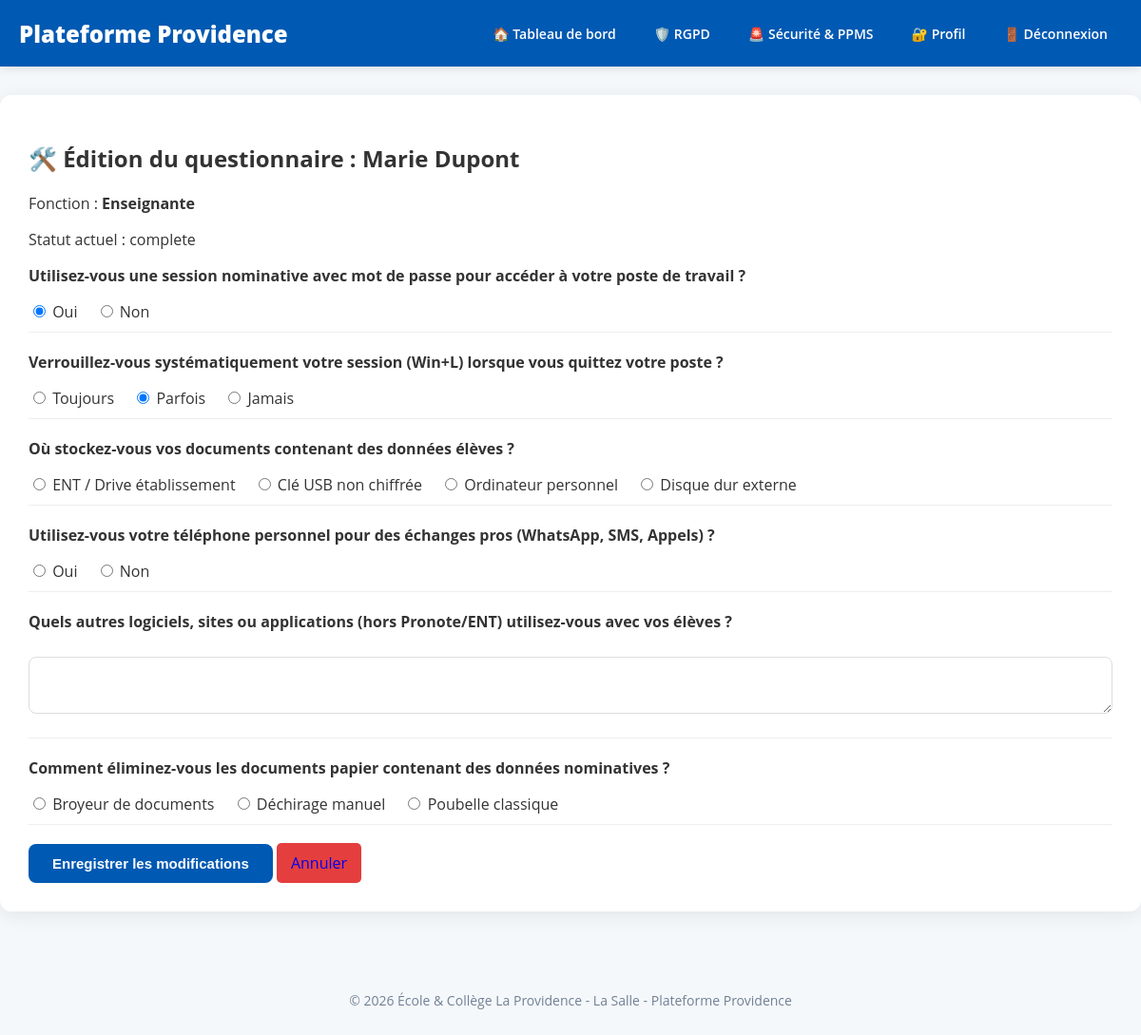
Page /admin/edit_submission.php?user_id=2 (signed in) on the committed database.
### tables this page shows
CREATE TABLE utilisateurs (
    id_utilisateur INT AUTO_INCREMENT PRIMARY KEY,
    pseudo VARCHAR(50) UNIQUE NOT NULL,
    mot_de_passe VARCHAR(255) NOT NULL,
    email VARCHAR(100) UNIQUE NOT NULL,
    nom VARCHAR(100),
    fonction VARCHAR(100),
    role ENUM('utilisateur','admin') DEFAULT 'utilisateur',
    date_creation DATETIME DEFAULT CURRENT_TIMESTAMP,
    derniere_connexion DATETIME NULL,
    actif TINYINT(1) DEFAULT 1
);

CREATE TABLE questionnaires (
    id_questionnaire INT AUTO_INCREMENT PRIMARY KEY,
    id_utilisateur INT NOT NULL,
    fonction VARCHAR(100),
    statut ENUM('en_cours','complete') DEFAULT 'en_cours',
    date_creation DATETIME DEFAULT CURRENT_TIMESTAMP,
    date_validation DATETIME NULL,
    score_conformite DECIMAL(5,2) DEFAULT NULL,
    observations TEXT,
    FOREIGN KEY (id_utilisateur) REFERENCES utilisateurs(id_utilisateur) ON DELETE CASCADE
);

CREATE TABLE questions (
    id_question INT AUTO_INCREMENT PRIMARY KEY,
    fonction_cible VARCHAR(100),
    question_txt TEXT,
    type_reponse ENUM('texte','choix','booleen','multiple') DEFAULT 'texte',
    options_reponse TEXT NULL,
    obligatoire TINYINT(1) DEFAULT 1
);

### admin/edit_submission.php (the view, shortened to what this page needs)
<?php
include("../includes/config.php");
$user_id = $_GET['user_id'] ?? null;
$stmt = $pdo->prepare("SELECT * FROM utilisateurs WHERE id_utilisateur = ?");
$stmt->execute([$user_id]);
$targetUser = $stmt->fetch();
$stmt = $pdo->prepare("SELECT id_questionnaire, statut FROM questionnaires WHERE id_utilisateur = ? ORDER BY date_creation DESC LIMIT 1");
$stmt->execute([$user_id]);
$q = $stmt->fetch();
$id_questionnaire = $q['id_questionnaire'];
$questions = $pdo->prepare("SELECT * FROM questions WHERE fonction_cible = ? OR fonction_cible IS NULL OR fonction_cible = ''");
$questions->execute([$targetUser['fonction']]);
$liste_questions = $questions->fetchAll();
$stmt = $pdo->prepare("SELECT id_question, reponse_utilisateur FROM reponses WHERE id_questionnaire = ?");
$stmt->execute([$id_questionnaire]);
$reponses_existantes = $stmt->fetchAll(PDO::FETCH_KEY_PAIR);
?>
<!DOCTYPE html>
<html lang="fr">
<head>
    <link rel="stylesheet" href="../assets/css/style.css">
</head>
<body>
    <?php include("../includes/header.php"); ?>
    <div class="container">
        <h2>🛠️ Édition du questionnaire : <?php echo htmlspecialchars($targetUser['nom']); ?></h2>
        <p>Fonction : <strong><?php echo htmlspecialchars($targetUser['fonction']); ?></strong></p>
        <p>Statut actuel : <span class="badge"><?php echo $q['statut']; ?></span></p>
        <form method="post">
            <?php foreach ($liste_questions as $q_data): ?>
                <div class="question-block" style="margin-bottom:20px; border-bottom:1px solid #eee; padding-bottom:10px;">
                    <p><strong><?php echo htmlspecialchars($q_data['question_txt']); ?></strong></p>
                    <?php if ($q_data['type_reponse'] == 'choix'):
                        $options = json_decode($q_data['options_reponse']);
                    ?>
                        <?php foreach($options as $opt): ?>
                            <label style="display:inline-block; margin-right:15px;">
                                <input type="radio" name="reponse[<?php echo $q_data['id_question']; ?>]" value="<?php echo htmlspecialchars($opt); ?>"
                                <?php echo (isset($reponses_existantes[$q_data['id_question']]) && $reponses_existantes[$q_data['id_question']] == $opt) ? 'checked' : ''; ?>>
                                <?php echo htmlspecialchars($opt); ?>
                            </label>
                        <?php endforeach; ?>
                    <?php elseif ($q_data['type_reponse'] == 'texte'): ?>
                        <textarea name="reponse[<?php echo $q_data['id_question']; ?>]" style="width:100%; min-height:60px;"><?php echo htmlspecialchars($reponses_existantes[$q_data['id_question']] ?? ''); ?></textarea>
                    <?php endif; ?>
                </div>
            <?php endforeach; ?>
            <div class="actions">
                <button type="submit" name="save_admin" class="btn">Enregistrer les modifications</button>
                <a href="users.php" class="btn-danger" style="text-decoration:none; padding:10px 15px; border-radius:5px;">Annuler</a>
            </div>
        </form>
    </div>
    <?php include("../includes/footer.php"); ?>
</body>
</html>

### assets/css/style.css (style rules this page uses)
body { font-family: "Open Sans", Arial, sans-serif; background-color: #f5f8fa; margin: 0; padding: 0; color: #333; }
.container { max-width: 1200px; margin: 30px auto; padding: 30px; background: white; border-radius: 12px; box-shadow: 0 4px 20px rgba(0, 0, 0, 0.08); }
input[type="text"], input[type="email"], input[type="password"], textarea, select { width: 100%; padding: 12px 15px; margin: 10px 0; border: 1px solid #ddd; border-radius: 8px; box-sizing: border-box; font-size: 15px; transition: border-color 0.3s; }
button, .btn { display: inline-block; width: auto; background-color: #0059b2; color: white; border: none; padding: 12px 25px; border-radius: 8px; cursor: pointer; font-weight: 600; font-size: 15px; transition: filter 0.3s, transform 0.2s; text-decoration: none; text-align: center; }
.btn-danger { background-color: #e53e3e; }

### rows in the picture
utilisateurs: nom "Marie Dupont", fonction "Enseignante"
questionnaires: statut "complete"
questions: question_txt "Utilisez-vous une session nominative avec mot de passe pour accéder à votre poste de travail ?", options_reponse "☑ Oui", options_reponse "Oui", options_reponse "☐ Non", options_reponse "Non"
questions: question_txt "Verrouillez-vous systématiquement votre session (Win+L) lorsque vous quittez votre poste ?", options_reponse "☐ Toujours", options_reponse "Toujours", options_reponse "☑ Parfois", options_reponse "Parfois", options_reponse "☐ Jamais", options_reponse "Jamais"
questions: question_txt "Où stockez-vous vos documents contenant des données élèves ?", id_question "☐ ENT / Drive établissement", options_reponse "ENT / Drive établissement", id_question "☐ Clé USB non chiffrée", options_reponse "Clé USB non chiffrée", id_question "☐ Ordinateur personnel", options_reponse "Ordinateur personnel", id_question "☐ Disque dur externe", options_reponse "Disque dur externe"
questions: question_txt "Utilisez-vous votre téléphone personnel pour des échanges pros (WhatsApp, SMS, Appels) ?", id_question "☐ Oui", options_reponse "Oui", id_question "☐ Non", options_reponse "Non"
questions: question_txt "Quels autres logiciels, sites ou applications (hors Pronote/ENT) utilisez-vous avec vos élèves ?"
questions: question_txt "Comment éliminez-vous les documents papier contenant des données nominatives ?", id_question "☐ Broyeur de documents", options_reponse "Broyeur de documents", id_question "☐ Déchirage manuel", options_reponse "Déchirage manuel", id_question "☐ Poubelle classique", options_reponse "Poubelle classique"
